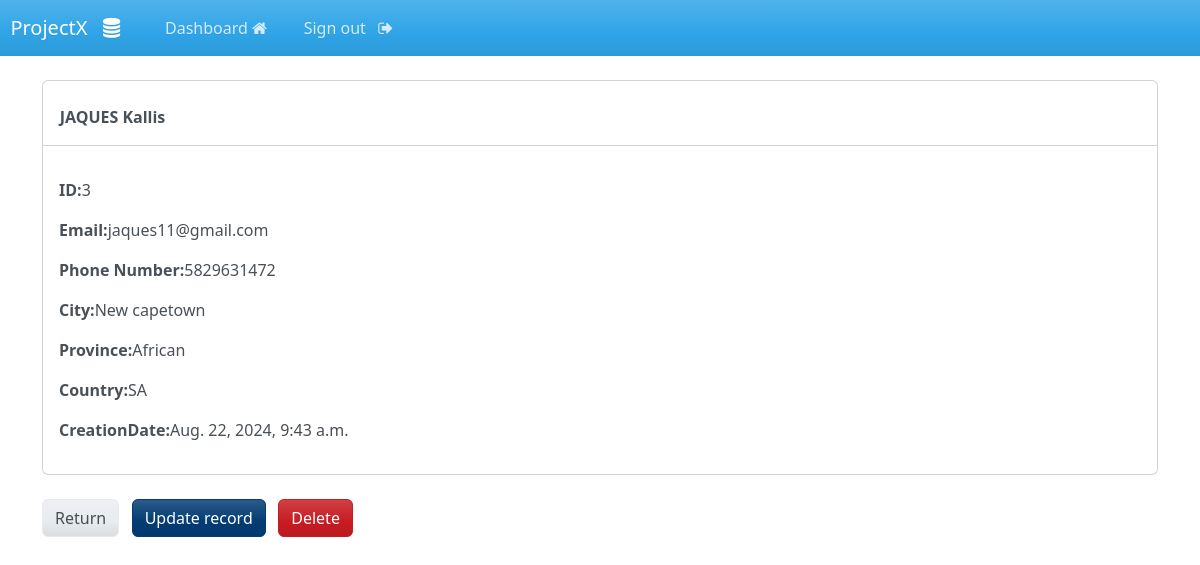
The app's page /record/3 (signed in) with its own data.
### webapp/models.py (models this page shows, shortened)
class Record(models.Model):
    creation_date = models.DateTimeField(auto_now_add=True)
    first_name = models.CharField(max_length=100)
    last_name = models.CharField(max_length=100)
    email = models.EmailField(max_length=255)
    phone = models.CharField(max_length=20)
    address = models.CharField(max_length=300)
    city = models.CharField(max_length=255)
    province = models.CharField(max_length=200)
    country = models.CharField(max_length=125)

### webapp/views.py (the view)
# urls.py: path('record/<int:pk>',views.singular_record,name='record'),
@login_required(login_url="my-login")
def singular_record(request,pk):
    all_records=Record.objects.get(id=pk)
    context={'record':all_records}
    return render(request,'webapp/view-record.html',context=context)

### webapp/templates/webapp/view-record.html (shortened to what this page needs)
{% extends 'webapp/base.html' %}
{% load crispy_forms_tags %}
{% block content %}
<div class="card " >
    <strong><br>
        {{record.last_name|upper}}
        {{record.first_name}}
    </strong>
    <hr>
    <div class="card-body">
        <p><strong>ID:</strong>{{record.id}}</p>
        <p><strong>Email:</strong>{{record.email}}</p>
        <p><strong>Phone Number:</strong>{{record.phone}}</p>
        <p><strong>City:</strong>{{record.city}}</p>
        <p><strong>Province:</strong>{{record.province}}</p>
        <p><strong>Country:</strong>{{record.country}}</p>
        <p><strong>CreationDate:</strong>{{record.creation_date}}</p>
    </div>
</div>
<br>
<a href="{%url 'dashboard' %}" class="btn btn-secondary">Return</a>
<a href="{%url 'update-record' record.id %}" class="btn btn-info">Update record</a>
<a href="{%url 'delete-record' record.id %}" class="btn btn-danger">Delete</a>
{% endblock %}

### records on screen
Record: last_name "JAQUES", first_name "Kallis", id "3", email "jaques11@gmail.com", phone "5829631472", city "New capetown", province "African", country "SA", creation_date "Aug. 22, 2024, 9:43 a.m."
